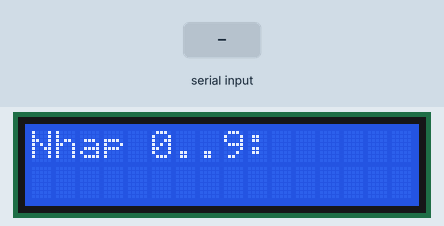
Bench run of a sketch on a simulated Arduino Uno, built with avr-gcc and run on an emulated ATmega328P. On the bench: 16×2 character LCD. The test bench sets the inputs (shaded band).

Above: at 1.2 s.
1.3 s: "90,45\n" received over Serial
At 1.7 s:
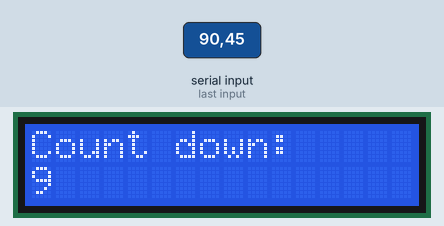
At 2.7 s:
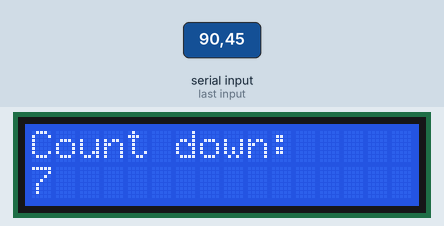
Timing chart, 0 to 4.3 s (numbered marks = the images above; inputs shaded):
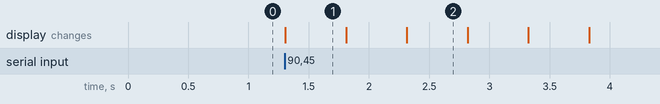

Measured:
- after the input at 1.3 s, the display: changes at once (image 1)
- what the display in image 2 shows lasts 0.5 s, from 2.3 s to 2.8 s

The sketch:

cau18-LCD-Nhap-demlui.ino
```cpp
#include <LiquidCrystal.h>

LiquidCrystal lcd(12, 11, 4, 5, 6, 7);
int n;

void setup() {
  Serial.begin(9600);
  lcd.begin(16, 2);
  lcd.print("Nhap 0..9:");
}

void loop() {
  if (Serial.available()) {
    n = Serial.parseInt();          // ??c s? nguyên
    n = constrain(n, 0, 9);         // Gi?i h?n 0?9

    // ??m ng??c
    for (int i = n; i >= 0; i--) {
      lcd.clear();
      lcd.setCursor(0, 0);
      lcd.print("Count down:");
      lcd.setCursor(0, 1);
      lcd.print(i);
      delay(500);
    }

    // Sau khi v? 0, yêu c?u nh?p l?i
    lcd.clear();
    lcd.print("Nhap 0..9:");
    // Xóa buffer n?u c?n
    while (Serial.available()) Serial.read();
  }
}
```
